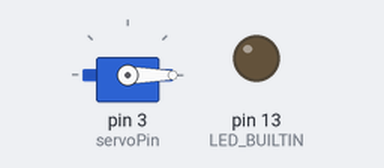
Recording of a sketch running on a simulated Arduino Uno, built with avr-gcc and run on an emulated ATmega328P. Parts: servo, output pins drawn as LEDs (lit = HIGH).

Above: at 0.05 s.
At 2.5 s:
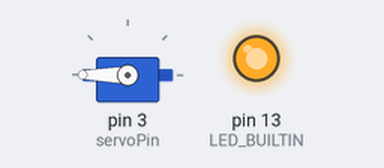
At 5.0 s:
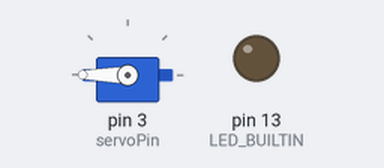
Timing chart, 0 to 6.5 s (numbered marks = the images above):
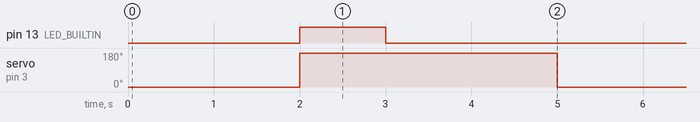

Measured:
- by itself, pin 13 (LED_BUILTIN): alternates HIGH for 1.0 s and LOW for 4.0 s
- by itself, servo on pin 3 (servoPin): alternates 180° for 3.0 s and 0° for 2.0 s

The sketch:

servo_test.ino
```cpp
#include <Servo.h>
int servoPin=3;
//int end_angle=180;
String a = "180";//Serial.readString();
int end_angle = a.toInt();
int reading=0;
Servo Servo1;
void setup(){
Servo1.attach(servoPin);
pinMode(LED_BUILTIN,OUTPUT);
}
void loop(){
//reading = 500;
//angle = map(reading, 0, 1023, 0, 180);
Servo1.write(0);
digitalWrite(LED_BUILTIN, LOW);
delay(2000);
Servo1.write(end_angle);
digitalWrite(LED_BUILTIN, HIGH);
delay(1000);
digitalWrite(LED_BUILTIN, LOW);
//Servo1.write(0);
delay(2000);
//exit(0);
}
//
// // Sweep from 0 to 180 degrees:
//  for (angle = 0; angle <= 180; angle += 1) {
//    Servo1.write(angle);
//    delay(15);
//  }
//  // And back from 180 to 0 degrees:
//  for (angle = 180; angle >= 0; angle -= 1) {
//    Servo1.write(angle);
//    delay(30);
//  }
//}
```
